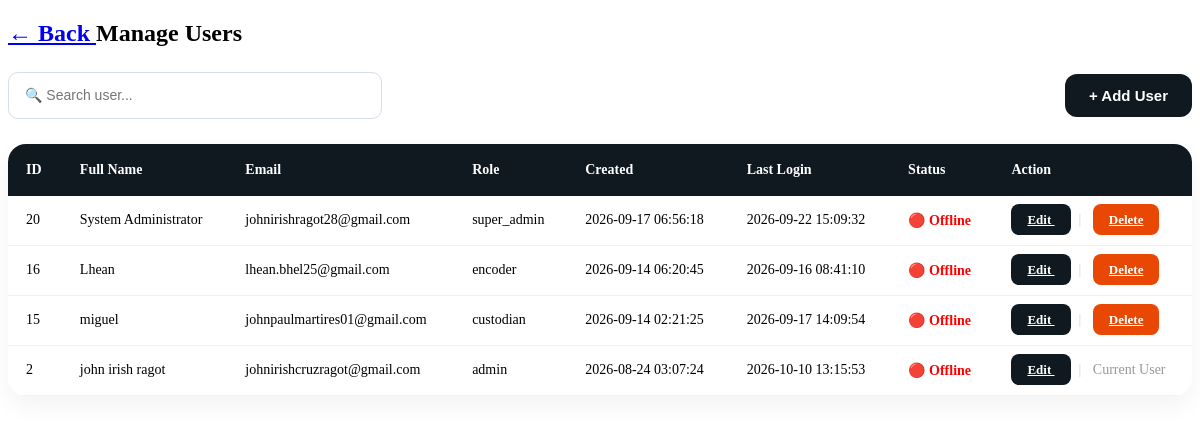
The page /users.php (signed in) on the database its author committed.
### tables this page shows
CREATE TABLE `users` (
  `id` int(11) NOT NULL,
  `fullname` varchar(100) NOT NULL,
  `email` varchar(100) NOT NULL,
  `password` varchar(255) NOT NULL,
  `division` varchar(100) NOT NULL,
  `role` enum('super_admin','admin','supply_officer','custodian','encoder','viewer') NOT NULL DEFAULT 'encoder',
  `status` enum('active','inactive','blocked') DEFAULT 'active',
  `otp_code` varchar(6) DEFAULT NULL,
  `otp_expire` datetime DEFAULT NULL,
  `last_login` datetime DEFAULT NULL,
  `created_at` timestamp NOT NULL DEFAULT current_timestamp()
);

### users.php (the view, shortened to what this page needs)
<?php
include "../config.php";
$edit_user = null;
$result = $conn->query("
    SELECT
        id,
        fullname,
        email,
        role,
        created_at,
        last_login,
        status
    FROM users
    ORDER BY id DESC
");
?>
<!DOCTYPE html>
<html>
<head>
<link rel="stylesheet" href="css/users.css">
</head>
<body>
<div class="container">
<h2>
    <a href="dashboard.php" class="back-btn">
        ← Back
    </a>
    <span>Manage Users</span>
</h2>
<div class="form-box">
<?php if ($edit_user) { ?>
    <!-- =================================================
         EDIT USER
    ================================================== -->
    <h3>
        Edit User #<?= (int)$edit_user['id']; ?>
    </h3>
    <form method="POST">
        <input
            type="hidden"
            name="id"
            value="<?= (int)$edit_user['id']; ?>"
        >
        <div class="form-row">
            <div class="form-group">
                <label>
                    Full Name
                </label>
                <input
                    type="text"
                    name="fullname"
                    value="<?= htmlspecialchars(
                        $edit_user['fullname']
                    ); ?>"
                    required
                >
            </div>
            <div class="form-group">
                <label>
                    Email
                </label>
                <input
                    type="email"
                    name="email"
                    value="<?= htmlspecialchars(
                        $edit_user['email']
                    ); ?>"
                    required
                >
            </div>
        </div>
<div class="form-row">
    <div class="form-group">
        <label>
            New Password
        </label>
        <input
            type="password"
            name="password"
            placeholder="Leave blank to keep current password"
        >
    </div>
    <div class="form-group">
        <label>
            Role
        </label>
        <select name="role">
            <option
                value="admin"
                <?= $edit_user['role'] == 'admin'
                    ? 'selected'
                    : ''; ?>>
                Admin
            </option>
            <option
                value="custodian"
                <?= $edit_user['role'] == 'custodian'
                    ? 'selected'
                    : ''; ?>>
                Custodian
            </option>
            <option
                value="encoder"
                <?= $edit_user['role'] == 'encoder'
                    ? 'selected'
                    : ''; ?>>
                Encoder
            </option>
            <option
                value="supply_officer"
                <?= $edit_user['role'] == 'supply_officer'
                    ? 'selected'
                    : ''; ?>>
                Supply Officer
            </option>
        </select>
    </div>
</div>
            <div class="form-group">
                <label>
                    Status
                </label>
                <select name="status">
                    <option
                        value="Active"
                        <?= $edit_user['status'] == 'Active'
                            ? 'selected'
                            : ''; ?>>
                        Active
                    </option>
                    <option
                        value="Offline"
                        <?= $edit_user['status'] == 'Offline'
                            ? 'selected'
                            : ''; ?>>
                        Offline
                    </option>
                </select>
            </div>
        </div>
        <button
            type="submit"
            name="update_user"
            class="update-btn">
            Save Changes
        </button>
        <a
            href="<?= htmlspecialchars(
                $_SERVER['PHP_SELF']
            ); ?>"
            class="cancel-btn">
            Cancel
        </a>
    </form>
<?php } else { ?>
    <div class="user-tools">
        <div class="search-box">
            <input
                type="text"
                id="searchUser"
                placeholder="🔍 Search user..."
                onkeyup="searchUsers()"
            >
        </div>
        <button
            type="button"
            class="add-user-btn"
            onclick="showAddUser()">
            + Add User
        </button>
    </div>
<?php } ?>
</div>
<table id="usersTable">
    <thead>
        <tr>
            <th>ID</th>
            <th>Full Name</th>
            <th>Email</th>
            <th>Role</th>
            <th>Created</th>
            <th>Last Login</th>
            <th>Status</th>
            <th>Action</th>
        </tr>
    </thead>
    <tbody>
    <?php while($row = $result->fetch_assoc()){ ?>
        <tr>
            <td>
                <?= (int)$row['id']; ?>
            </td>
            <td>
                <?= htmlspecialchars(
                    $row['fullname']
                ); ?>
            </td>
            <td>
                <?= htmlspecialchars(
                    $row['email']
                ); ?>
            </td>
            <td>
                <?= htmlspecialchars(
                    $row['role']
                ); ?>
            </td>
            <td>
                <?= htmlspecialchars(
                    $row['created_at']
                ); ?>
            </td>
            <td>
                <?= $row['last_login']
                    ? htmlspecialchars(
                        $row['last_login']
                    )
                    : 'Never';
                ?>
            </td>
            <td>
                <?php if(
                    $row['status'] == "Active"
                ){ ?>
                    <span
                        style="
                        color:green;
                        font-weight:bold;
                        ">
                        🟢 Active
                    </span>
                <?php } else { ?>
                    <span
                        style="
                        color:red;
                        font-weight:bold;
                        ">
                        🔴 Offline
                    </span>
                <?php } ?>
            </td>
            <td>
                <a
                    class="edit"
                    href="?edit=<?= (int)$row['id']; ?>">
                    Edit
                </a>
                <span class="action-separator">
                    |
                </span>
                <?php if(
                    $row['id'] != $_SESSION['user_id']
                ){ ?>
                    <a
                        class="delete"
                        href="?delete=<?= (int)$row['id']; ?>"
                        onclick="
                        return confirm(
                        'Are you sure you want to delete this user?'
                        );
                        ">
                        Delete
                    </a>
                <?php } else { ?>
                    <span style="color:#999;">
                        Current User
                    </span>
                <?php } ?>
            </td>
        </tr>
    <?php } ?>
    </tbody>
</table>
</div>
</body>
</html>

### css/users.css (style rules this page uses)
.user-tools { display:flex; justify-content:space-between; align-items:center; gap:20px; margin-bottom:25px; }
.search-box { flex:1; }
.search-box input, #searchUser { width:100%; max-width:340px; height:45px; padding:0 16px; border:1px solid #d7dde7; border-radius:10px; background:#fff; font-size:14px; transition:.3s; }
.add-user-btn, .create-btn, .update-btn { border:none; cursor:pointer; padding:13px 24px; border-radius:12px; background:#101820; color:#fff; font-size:15px; font-weight:600; transition:.3s; }
.form-box { margin:25px 0; }
#usersTable { width:100%; border-collapse:collapse; background:#fff; border-radius:18px; overflow:hidden; box-shadow:0 10px 25px rgba(0,0,0,.05); }
#usersTable thead { background:#101820; }
#usersTable thead th { color:#fff; padding:18px; text-align:left; font-size:14px; font-weight:600; }
#usersTable td { padding:16px 18px; border-bottom:1px solid #edf2f7; font-size:14px; }
#usersTable tbody tr { transition:.25s; }
.edit, .delete { border:none; cursor:pointer; padding:8px 16px; border-radius:8px; font-size:13px; font-weight:600; transition:.25s; }
.edit { background:#101820; color:#fff; }
.delete { background:#e94804; color:#fff; }
.action-separator { margin:0 8px; color:#cbd5e1; }

### rows shown on the page
users: id "20", fullname "System Administrator", email "johnirishragot28@gmail.com", role "super_admin", created_at "2026-09-17 06:56:18", last_login "2026-09-22 15:09:32", status "🔴 Offline"
users: id "16", fullname "Lhean", email "lhean.bhel25@gmail.com", role "encoder", created_at "2026-09-14 06:20:45", last_login "2026-09-16 08:41:10", status "🔴 Offline"
users: id "15", fullname "miguel", email "johnpaulmartires01@gmail.com", role "custodian", created_at "2026-09-14 02:21:25", last_login "2026-09-17 14:09:54", status "🔴 Offline"
users: id "2", fullname "john irish ragot", email "johnirishcruzragot@gmail.com", role "admin", created_at "2026-08-24 03:07:24", last_login "2026-10-10 13:15:53", status "🔴 Offline", shows "Current User"
